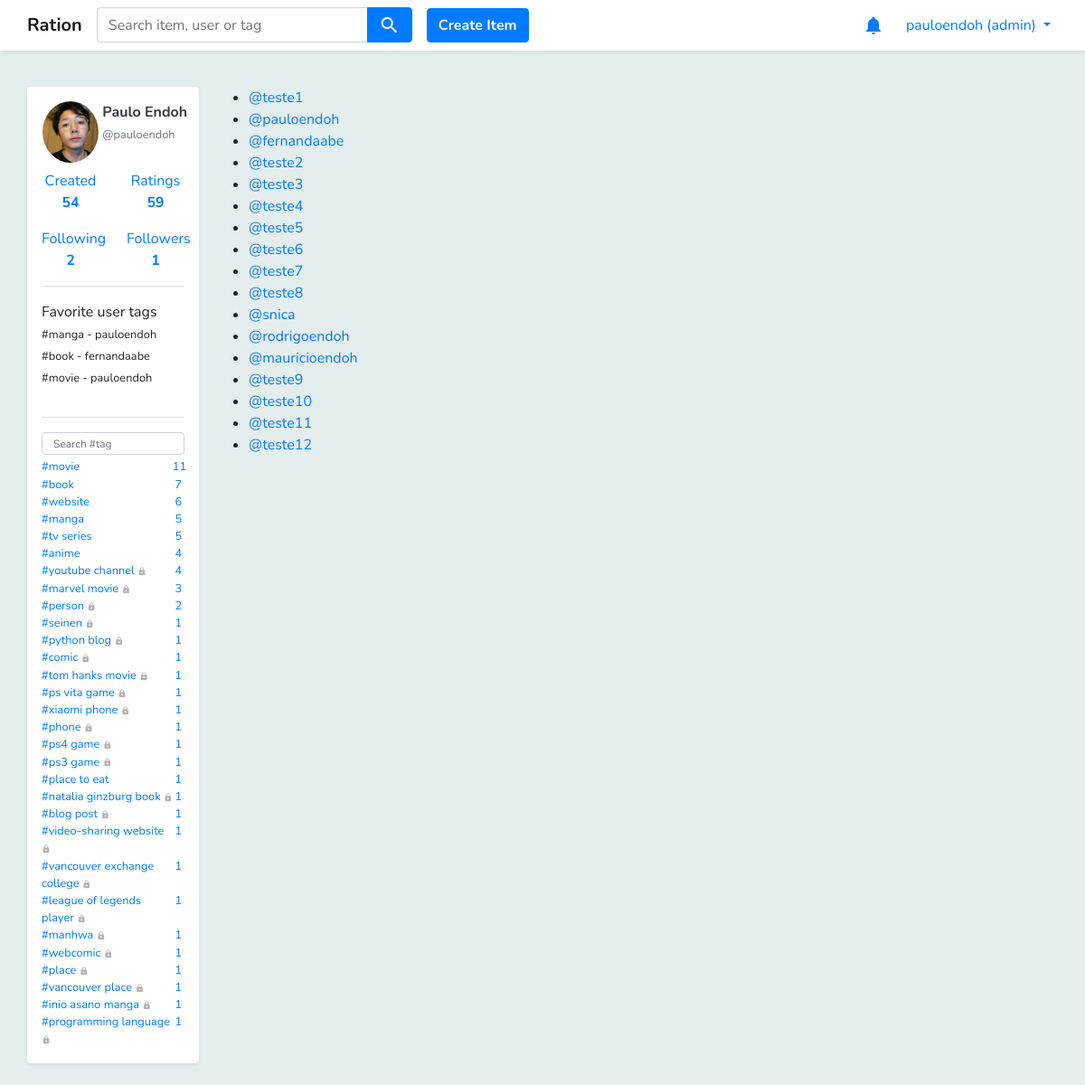
Page /users (signed in) on the committed database.
### core/models.py (models this page shows, shortened)
class Profile(models.Model):
    user = models.OneToOneField(
        User,
        related_name='profile',
        on_delete=models.CASCADE,
        primary_key=True
    )
    fullname = models.CharField(max_length=100)
    picture = models.ImageField(upload_to='profile_pics', blank=True, default="profile_pics/default.png")
    bio = models.TextField(null=True, blank=True)
    location = models.TextField(null=True, blank=True)
    website = models.TextField(null=True, blank=True)

class User_Item(models.Model):
    user = models.ForeignKey(User, related_name='user_items', on_delete=models.CASCADE)
    item = models.ForeignKey(Item, related_name='user_items', on_delete=models.CASCADE)
    rating = models.FloatField(validators=[MinValueValidator(1), MaxValueValidator(5)], null=True, blank=True)
    interest = models.FloatField(validators=[MinValueValidator(1), MaxValueValidator(3)], null=True, blank=True)

class Following(models.Model):
    follower = models.ForeignKey(User, on_delete=models.CASCADE)
    user_tag = models.ForeignKey(User_Tag, on_delete=models.CASCADE)

class User_Tag(models.Model):
    user = models.ForeignKey(User, on_delete=models.CASCADE)
    tag = models.ForeignKey(Tag, on_delete=models.CASCADE)
    item_count = models.IntegerField()
    is_private = models.NullBooleanField()

class Favorite_User_Tag(models.Model):
    user = models.ForeignKey(User, related_name='favorite_user_tags', on_delete=models.CASCADE)
    user_tag = models.ForeignKey(User_Tag, on_delete=models.CASCADE)

class Tag(models.Model):
    name = models.TextField()
    is_official = models.BooleanField(default=0)

### core/views.py (the view)
# urls.py: path('users', views.users, name='users'),
def users(request):
    user = request.user
    users = User.objects.all()
    return render(request, 'user_list.html', {'users': users,
                                              'user': user})

### core/models.py (called while the page is built)
def get_user_tag_list(self):
    user_tag_list = User_Tag.objects.filter(user=self).order_by('-item_count')
    return user_tag_list

def get_followers(self):
    followers = []
    user_tags = User_Tag.objects.filter(user=self)
    for user_tag in user_tags:
        followings = Following.objects.filter(user_tag=user_tag)
        for following in followings:
            in_list = False
            for follower in followers:
                if follower.id == following.follower.id:
                    in_list = True
            if not in_list:
                followers.append(following.follower)
    return followers

def new_notifications_count(self):
    count = 0
    notifications = Notification.objects.filter(user=self)
    for notification in notifications:
        if notification.is_new:
            count += 1
    return count

### core/templatetags/utils.py (called while the page is built)
@register.simple_tag
def get_follower_count_by_user(user):
    followers = user.get_followers()
    return len(followers)

@register.simple_tag
def get_following_count_by_user(user):
    followings = Following.objects.filter(follower=user)
    user_followings = []
    for following in followings:
        inside_list = False
        for user_following in user_followings:
            if following.user_tag.user.id == user_following.id:
                inside_list= True
        if not inside_list:
            user_followings.append(following.user_tag.user)
    return len(user_followings)

@register.simple_tag
def get_created_item_count_by_user(user):
    count = Item.objects.filter(creator=user).count()
    return count

### templates/user_list.html
{% extends "base.html" %}
{% block content %}
<div class="mt-3 pb-2 container">
    <div class="row">
        {% include 'includes/left_container.html' %}
        <div class="col-10">
            <ul>
                {% for user in users %}
                <li>
                    <a href="{% url 'user' user.username %}">@{{ user.username }}</a>
                </li>
                {% endfor %}
            </ul>
        </div>
    </div>
</div>
{% endblock %}

### templates/base.html (shortened to what this page needs)
{% load staticfiles %}
<!DOCTYPE html>
<html lang="en">
<head>
    <link rel="stylesheet" href="{% static 'styles/bootstrap.css' %}">
    <link rel="stylesheet" href="https://use.fontawesome.com/releases/v5.0.13/css/all.css"
>
    <link rel="stylesheet" href="{% static 'styles/jquery-ui.css' %}" type="text/css" media="all"/>
    <link href="{% static 'styles/main.css' %}" rel="stylesheet">
</head>
<body class="body">
<div class="pt-5"></div>
<div class="pt-2"></div>
<nav class="navbar fixed-top navbar-expand-sm bg-white navbar-light shadow-sm ">
    <div class="container pl-0 pr-0 ">
        <ul class="navbar-nav mr-auto">
            <li class="nav-item ">
                <a class="navbar-brand font-weight-bold" href="{% url 'home' %}">Ration</a>
            </li>
            <li class="nav-item">
                <form method="get" action="{% url 'search' %}">
                    <div class="input-group ui-widget">
                        <input id='search-box' type="text" class="form-control text-italic" name="q"
                               placeholder="Search item, user or tag" required
                               />
                        <div class="input-group-append">
                            <button class="btn btn-primary"><i class="material-icons align-middle">search</i></button>
                        </div>
                    </div>
                </form>
            </li>
            {% if request.user.is_authenticated %}
            <div class="pl-3 align-self-center">
                <a href="{% url 'create_item' %}">
                    <button type="button" class="btn btn-primary rounded font-weight-bold">Create Item</button>
                </a>
            </div>
            {% endif %}
        </ul>
        <ul class="navbar-nav">
            {% if request.user.is_authenticated %}
            <li class="nav-item pr-3">
                <a class="nav-link p-0" href="{% url 'notifications' %}">
                    <i class="material-icons pt-2 text-primary">
                    </i>
                </a>
            </li>
            <li class="nav-item dropdown">
                <a class="nav-link dropdown-toggle text-primary" href="#" id="navbardrop"
                   data-toggle="dropdown">
                    {{ request.user.username }}
                    {% if request.user.is_superuser %}
                    (admin)
                    {% endif %}
                </a>
            </li>
            {% endif %}
        </ul>
    </div>
</nav>
{% block content %}{% endblock %}
</body>
</html>

### templates/includes/left_container.html (shortened to what this page needs)
{% load utils %}
<div class="col-2 pl-0 pr-0">
    {% if request.user.is_authenticated %}
    <div class="bg-white pl-3 pr-3 shadow-sm rounded">
        <div class="pt-3">
            {% if user.is_authenticated %}
            <div class="row">
                <div class="col-5 pl-3 pr-0">
                    <a href="{% url 'user' user.username %}">
                        <img class="rounded-circle w-100" src="/media/{{ user.profile.picture }}"/>
                    </a>
                </div>
                <div class="col-7 pl-1 pr-2">
                    <p>
                        <a href="{% url 'user' user.username %}" class="text-dark no-underline">
                            <b>{{ user.profile.fullname }}</b>
                            <br>
                            <small class="text-muted d-inline">@{{ user.username }}</small>
                        </a>
                    </p>
                </div>
            </div>
            <div class="row">
                <div class="col-6">
                    <div class="align-self-center">
                        <a class="nav-link text-center pl-0 pr-0 {% if '/created' in request.path %}font-weight-bold{% endif %}"
                           href="{% url 'user_created_item_list' user.username %}">Created
                            <br>
                            <b>
                                {%get_created_item_count_by_user user%}
                            </b>
                        </a>
                    </div>
                </div>
                <div class="col-6">
                    <div class="align-self-center">
                        <a class="nav-link text-center pl-0 pr-0  {% if '/ratings' in request.path %}font-weight-bold{% endif %}"
                           href="{% url 'rating_list' user.username %}">Ratings<br><b>{{user.user_items.all|length}}</b>
                        </a>
                    </div>
                </div>
            </div>
            <div class="row">
                <div class="col-6">
                    <div class="align-self-center">
                        <a class="nav-link text-center pl-0 pr-0  {% if '/following' in request.path %}font-weight-bold{% endif %}"
                           href="{% url 'following_list' user.username %}">Following
                            <br>
                            <b> {% get_following_count_by_user user %}</b>
                        </a>
                    </div>
                </div>
                <div class="col-6">
                    <div class="align-self-center">
                        <a class="nav-link text-center pl-0 pr-0  {% if '/followers' in request.path %}font-weight-bold{% endif %}"
                           href="{% url 'follower_list' user.username %}">Followers<br>
                            <b>{% get_follower_count_by_user user %}</b>
                        </a>
                    </div>
                </div>
            </div>
            {% if user == request.user and user.favorite_user_tags.count > 0 %}
            <div class="mt-2 mb-3 container border-top"></div>
            Favorite user tags
            <ul class="no-bullets pl-0 pb-3">
                {% for favorite_user_tag in user.favorite_user_tags.all %}
                <li>
                    <small>
                        #{{ favorite_user_tag.user_tag.tag.name }} -
                        {{ favorite_user_tag.user_tag.user.username }}
                    </small>
                </li>
                {% endfor %}
            </ul>
            {% endif %}
            <div class="mt-2 mb-3 container border-top"></div>
            <ul class="no-bullets pl-0 pb-3">
                <div class="form-group mb-1">
                    <input class="form-control user-tag-filter" type="text" placeholder="Search #tag"/>
                </div>
                {% for user_tag in user.get_user_tag_list %}
                {% if user_tag.user == request.user %}
                <li>
                    <small>
                        <a href="{% url 'rating_list' user.username %}?tag={{ user_tag.tag.name }}">
                            <div class="row no-gutters">
                                <div class="col-11">
                                    #{{ user_tag.tag.name }}
                                    {% if user_tag.is_private %}
                                    <i class="material-icons align-middle" style="font-size: 10px; color: #b5b5b5; ">
                                    </i>
                                    {% endif %}
                                </div>
                                <div class="col-1 text-center">
                                    {{ user_tag.item_count }}
                                </div>
                            </div>
                        </a>
                    </small>
                </li>
                {% endif %}
                {% endfor %}
            </ul>
            {% endif %}
        </div>
    </div>
    {% endif %}
</div>

### static/styles/main.css (style rules this page uses)
.no-underline:link { text-decoration:none; }
#search-box { width:300px; }
.no-bullets { list-style-type: none; }
.body { background-color: #e5eeef; }
.user-tag-filter { height: 25px; font-size: 12px; }

### rows in the picture
Favorite_User_Tag: user_tag.tag.name "manga", user_tag.user.username "pauloendoh"
Favorite_User_Tag: user_tag.tag.name "book", user_tag.user.username "fernandaabe"
Favorite_User_Tag: user_tag.tag.name "movie", user_tag.user.username "pauloendoh"
User_Tag: tag.name "movie", item_count "11"
User_Tag: tag.name "book", item_count "7"
User_Tag: tag.name "website", item_count "6"
User_Tag: tag.name "manga", item_count "5"
User_Tag: tag.name "tv series", item_count "5"
User_Tag: tag.name "anime", item_count "4"
User_Tag: tag.name "youtube channel", is_private True (drawn), item_count "4"
User_Tag: tag.name "marvel movie", is_private True (drawn), item_count "3"
User_Tag: tag.name "person", is_private True (drawn), item_count "2"
User_Tag: tag.name "seinen", is_private True (drawn), item_count "1"
User_Tag: tag.name "python blog", is_private True (drawn), item_count "1"
User_Tag: tag.name "comic", is_private True (drawn), item_count "1"
User_Tag: tag.name "tom hanks movie", is_private True (drawn), item_count "1"
User_Tag: tag.name "ps vita game", is_private True (drawn), item_count "1"
User_Tag: tag.name "xiaomi phone", is_private True (drawn), item_count "1"
User_Tag: tag.name "phone", is_private True (drawn), item_count "1"
User_Tag: tag.name "ps4 game", is_private True (drawn), item_count "1"
User_Tag: tag.name "ps3 game", is_private True (drawn), item_count "1"
User_Tag: tag.name "place to eat", item_count "1"
User_Tag: tag.name "natalia ginzburg book", is_private True (drawn), item_count "1"
User_Tag: tag.name "blog post", is_private True (drawn), item_count "1"
User_Tag: tag.name "video-sharing website", is_private True (drawn), item_count "1"
User_Tag: tag.name "vancouver exchange college", is_private True (drawn), item_count "1"
User_Tag: tag.name "league of legends player", is_private True (drawn), item_count "1"
User_Tag: tag.name "manhwa", is_private True (drawn), item_count "1"
User_Tag: tag.name "webcomic", is_private True (drawn), item_count "1"
User_Tag: tag.name "place", is_private True (drawn), item_count "1"
User_Tag: tag.name "vancouver place", is_private True (drawn), item_count "1"
User_Tag: tag.name "inio asano manga", is_private True (drawn), item_count "1"
User_Tag: tag.name "programming language", is_private True (drawn), item_count "1"

### other values in the picture
{{ request.user.username }} "pauloendoh"
{{ user.profile.fullname }} "Paulo Endoh"
{{ user.username }} "pauloendoh"
{{ user.user_items.all|length }} "59"
{{ user.username }} "teste1"
{{ user.username }} "fernandaabe"
{{ user.username }} "teste2"
{{ user.username }} "teste3"
{{ user.username }} "teste4"
{{ user.username }} "teste5"
{{ user.username }} "teste6"
{{ user.username }} "teste7"
{{ user.username }} "teste8"
{{ user.username }} "snica"
{{ user.username }} "rodrigoendoh"
